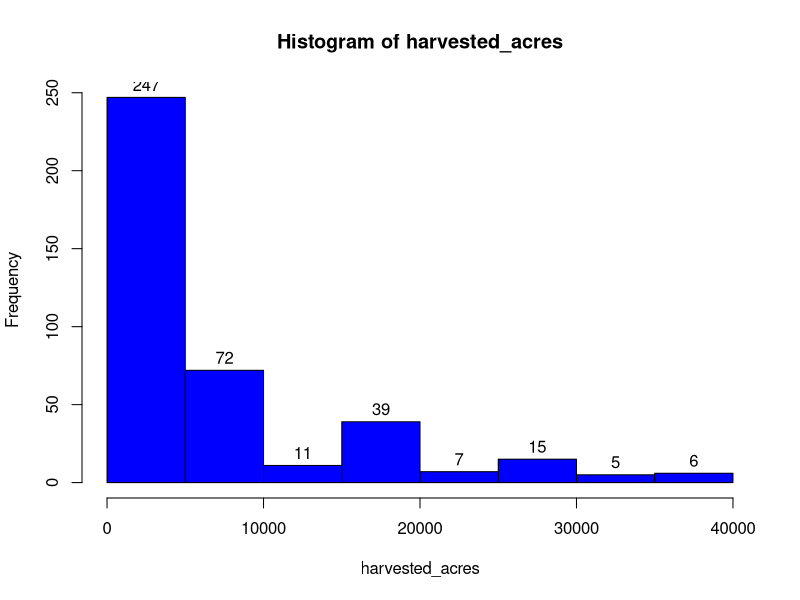
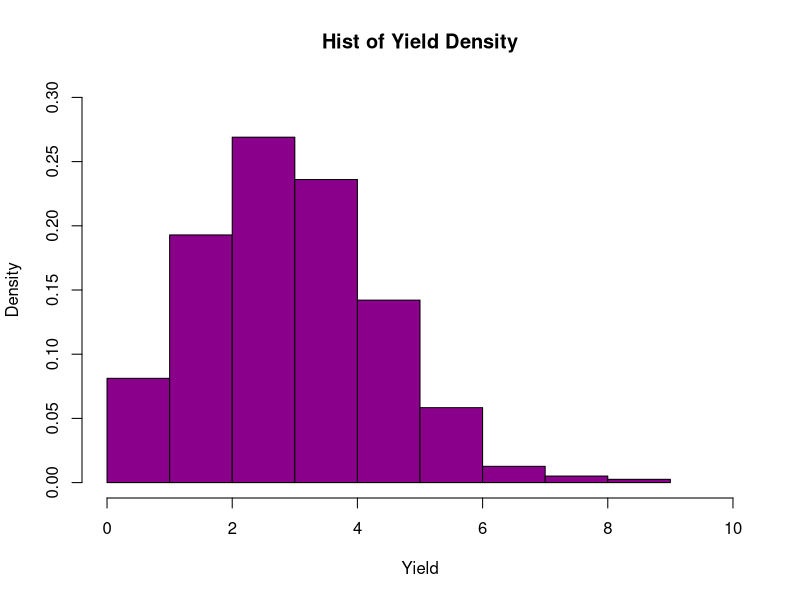
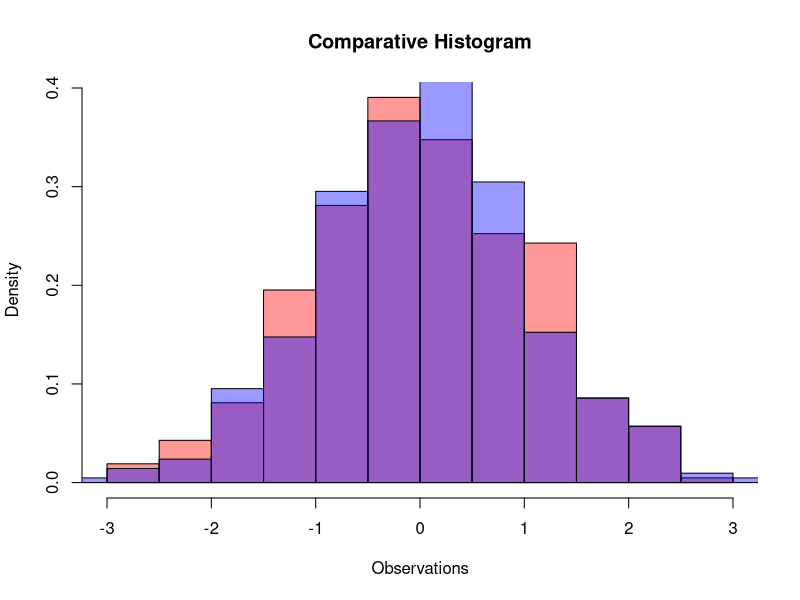
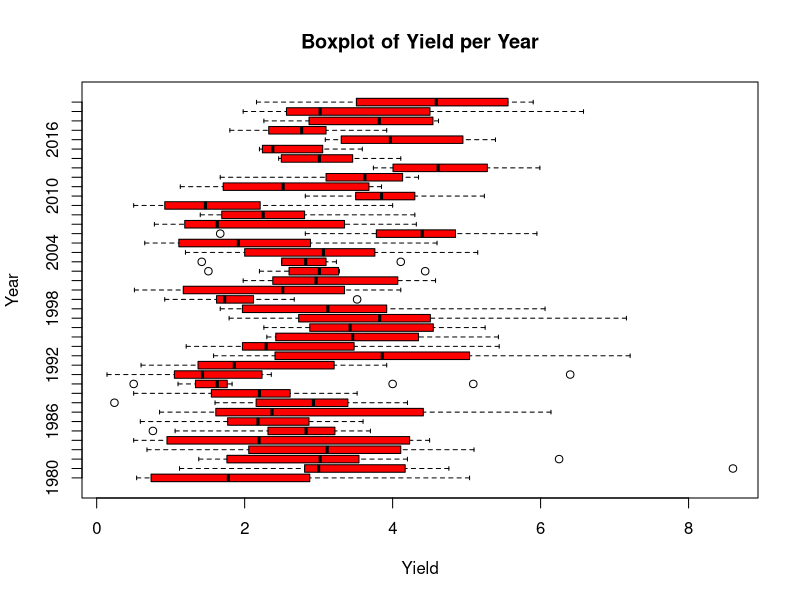
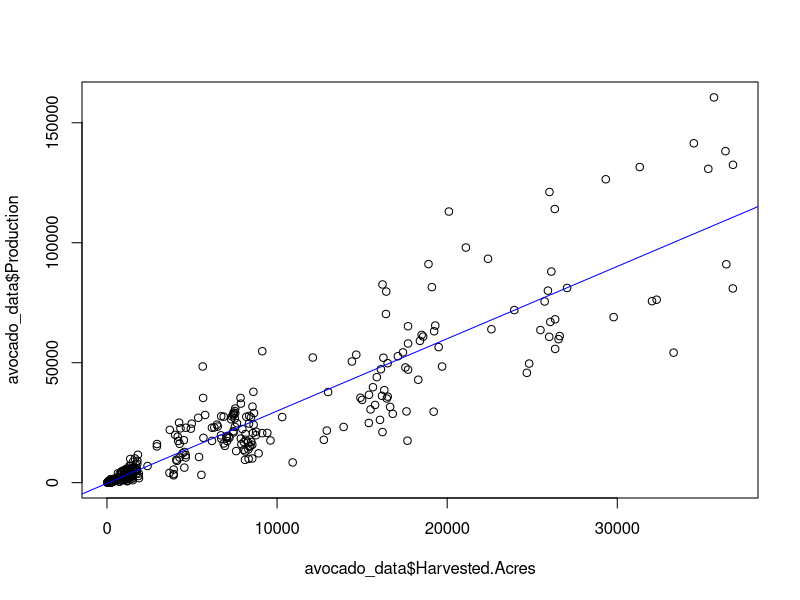

These figures' R source, in order:
## ---- chunk 1
knitr::opts_chunk$set(echo = TRUE)
## ---- chunk 2
raw_data <- read.csv("cali_avocados.csv")
avocado_data <- data.frame(raw_data)
## ---- chunk 3
str(avocado_data)
summary(avocado_data)
## ---- chunk 4
which(is.na(avocado_data))
sum(is.na(avocado_data))
## ---- chunk 5
harvested_acres <- avocado_data$Harvested.Acres
h1 <- hist(harvested_acres, col = "blue")
text(h1$mids, h1$counts, labels = h1$counts, adj = c(0.5, -0.5))


## ---- chunk 6
hist(avocado_data$Yield, ylim = c(0, .3), main = "Hist of Yield Density",
xlab = "Yield", xlim = c(0, 10), 
col = "darkmagenta", freq = FALSE)
## ---- chunk 7
data_1 <- (rnorm(avocado_data$Harvested.Acres))
data_2 <- (rnorm(avocado_data$County))
Histogram_1 <- hist( data_1, plot = FALSE)
Histogram_2 <- hist( data_2, plot = FALSE)
plot (Histogram_1, col = rgb(1,0,0,0.4),xlab = 'Observations',freq = FALSE, main = 'Comparative Histogram')
plot (Histogram_2, xaxt = County, yaxt = Harvested.Acres,col = rgb(0,0,1,0.4), add = TRUE, freq = FALSE)
## ---- chunk 8
boxplot(Yield ~ Year, data = avocado_data, col = "red",
main = "Boxplot of Yield per Year", xlab = "Yield", ylab =
"Year", horizontal = TRUE)
## ---- chunk 9
price_mean <- mean(avocado_data$Price.P.U, na.rm = TRUE)
print(price_mean)
## ---- chunk 10
harvest_mean <- mean(avocado_data$Harvested.Acres, na.rm = TRUE)
small_harvest <- subset.data.frame(avocado_data, avocado_data$Harvested.Acres < harvest_mean)
small_harvest_price_mean <- mean(small_harvest$Price.P.U, na.rm = TRUE)
print(small_harvest_price_mean)
## ---- chunk 11
large_harvest <- subset.data.frame(avocado_data, avocado_data$Harvested.Acres > harvest_mean)
large_harvest_price_mean <- mean(large_harvest$Price.P.U, na.rm = TRUE)
print(large_harvest_price_mean)
## ---- chunk 12
t.test(x = avocado_data$Price.P.U, mu = small_harvest_price_mean)

t.test(x = avocado_data$Price.P.U, mu = large_harvest_price_mean)
## ---- chunk 13
acres_production_regression <- lm(Production ~ Harvested.Acres,
  data = avocado_data)
summary(acres_production_regression)
## ---- chunk 14
plot(avocado_data$Harvested.Acres, avocado_data$Production)
abline(acres_production_regression, col = "blue")
